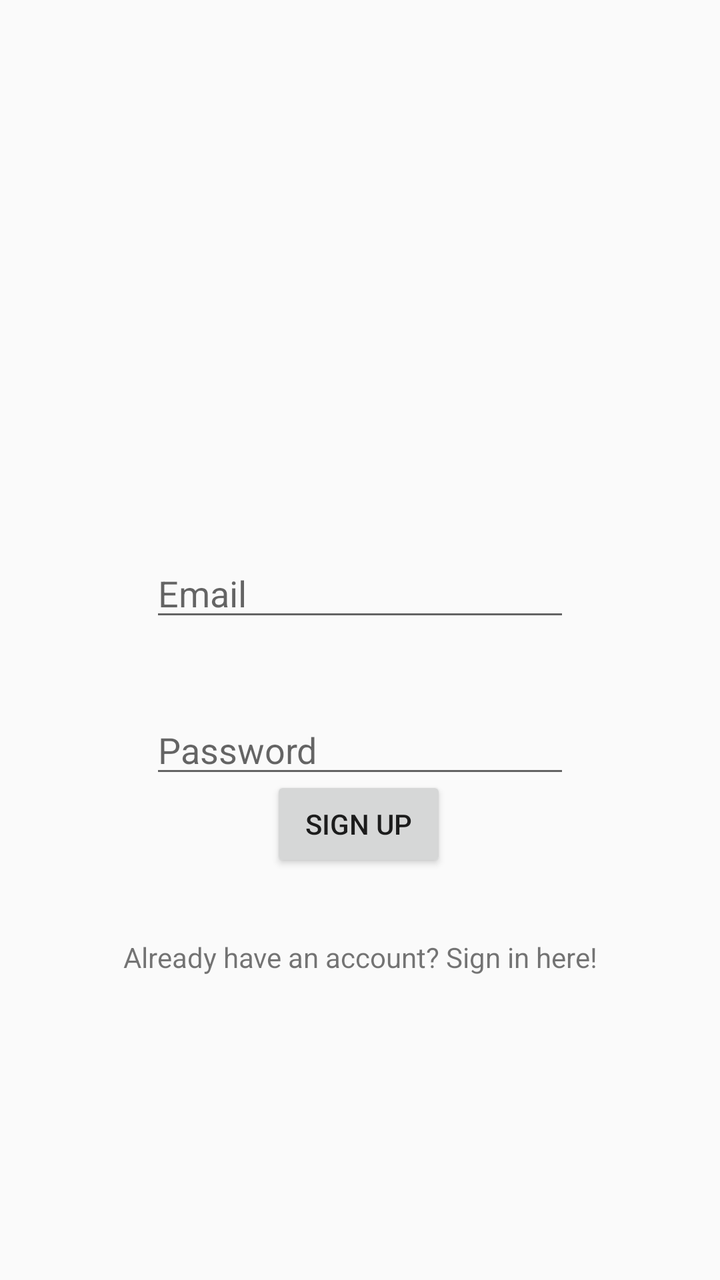
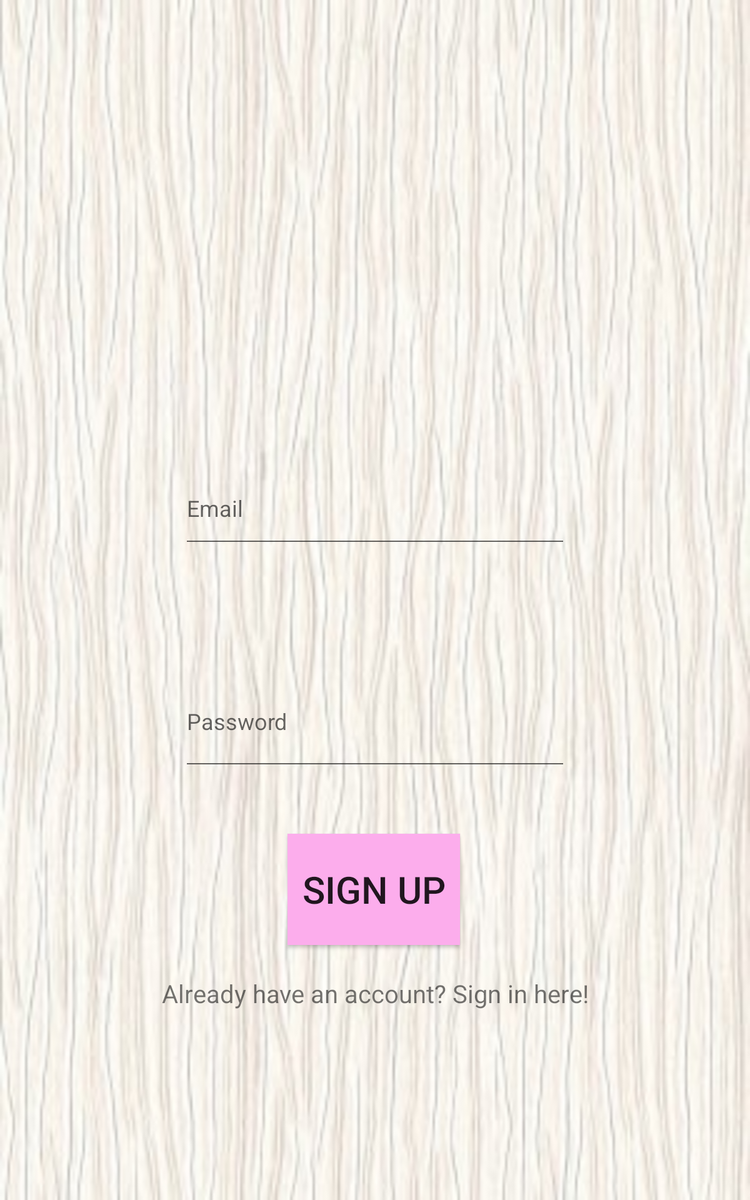

An Android layout and its configuration variant, each rendered on a device that would load it. The default file and the variant file are quoted in full after the pictures.
<!-- AndroidManifest.xml: application theme AppTheme -->
<!-- res/layout/activity_main.xml -->
<?xml version="1.0" encoding="utf-8"?>
<androidx.constraintlayout.widget.ConstraintLayout xmlns:android="http://schemas.android.com/apk/res/android"
    xmlns:app="http://schemas.android.com/apk/res-auto"
    xmlns:tools="http://schemas.android.com/tools"
    android:layout_width="match_parent"
    android:layout_height="match_parent"
    tools:context=".MainActivity">

    <EditText
        android:id="@+id/registerEmail"
        android:layout_width="wrap_content"
        android:layout_height="wrap_content"
        android:layout_marginTop="316dp"
        android:layout_marginBottom="37dp"
        android:ems="10"
        android:hint="@string/email"
        android:inputType="textEmailAddress"
        app:layout_constraintBottom_toTopOf="@+id/registerPassword"
        app:layout_constraintEnd_toEndOf="parent"
        app:layout_constraintStart_toStartOf="parent"
        app:layout_constraintTop_toTopOf="parent" />

    <EditText
        android:id="@+id/registerPassword"
        android:layout_width="wrap_content"
        android:layout_height="wrap_content"
        android:layout_marginBottom="288dp"
        android:ems="10"
        android:hint="@string/password"
        android:inputType="textPassword"
        app:layout_constraintBottom_toBottomOf="parent"
        app:layout_constraintEnd_toEndOf="parent"
        app:layout_constraintStart_toStartOf="parent"

        app:layout_constraintTop_toBottomOf="@+id/registerEmail"
        app:layout_constraintVertical_bias="1.0" />

    <Button
        android:id="@+id/buttonSignUp"
        android:layout_width="wrap_content"
        android:layout_height="wrap_content"
        android:layout_marginBottom="204dp"
        android:text="@string/sign_up"
        app:layout_constraintBottom_toBottomOf="parent"
        app:layout_constraintEnd_toEndOf="parent"
        app:layout_constraintHorizontal_bias="0.498"
        app:layout_constraintStart_toStartOf="parent"
        app:layout_constraintTop_toBottomOf="@+id/registerPassword"
        app:layout_constraintVertical_bias="1.0" />

    <TextView
        android:id="@+id/linkToSignIn"
        android:layout_width="wrap_content"
        android:layout_height="wrap_content"
        android:layout_marginBottom="152dp"
        android:text="@string/already_have_an_account_sign_in_here"
        app:layout_constraintBottom_toBottomOf="parent"
        app:layout_constraintEnd_toEndOf="parent"
        app:layout_constraintStart_toStartOf="parent"
        app:layout_constraintTop_toBottomOf="@+id/buttonSignUp"
        app:layout_constraintVertical_bias="1.0" />
</androidx.constraintlayout.widget.ConstraintLayout>
<!-- resources referenced by this layout -->
<resources>
  <string name="already_have_an_account_sign_in_here">Already have an account? Sign in here!</string>
  <string name="email">Email</string>
  <string name="password">Password</string>
  <string name="sign_up">Sign Up</string>
  <style name="AppTheme" parent="Theme.AppCompat.Light.DarkActionBar">
          
          <item name="colorPrimary">@color/colorPrimaryPink</item>
          <item name="colorPrimaryDark">@color/colorPrimaryDark</item>
          <item name="colorAccent">@color/colorAccent</item>
      </style>
  <color name="colorPrimaryPink">#e8cad5</color>
  <color name="colorPrimaryDark">#d6a7a7</color>
  <color name="colorAccent">#ff6188</color>
</resources>
<!-- res/layout-sw600dp/activity_main.xml (the repository's variant of the layout above) -->
<!-- drawn on a 7-inch tablet held upright -->
<?xml version="1.0" encoding="utf-8"?>
<androidx.constraintlayout.widget.ConstraintLayout xmlns:android="http://schemas.android.com/apk/res/android"
    xmlns:app="http://schemas.android.com/apk/res-auto"
    xmlns:tools="http://schemas.android.com/tools"
    android:layout_width="match_parent"
    android:layout_height="match_parent"
    android:background="@drawable/login_wallpaper"
    tools:context=".MainActivity">

    <EditText
        android:id="@+id/registerEmail"
        android:layout_width="309dp"
        android:layout_height="73dp"
        android:layout_marginTop="316dp"
        android:layout_marginBottom="37dp"
        android:ems="10"
        android:hint="@string/email"
        android:inputType="textEmailAddress"
        app:layout_constraintBottom_toTopOf="@+id/registerPassword"
        app:layout_constraintEnd_toEndOf="parent"
        app:layout_constraintStart_toStartOf="parent"
        app:layout_constraintTop_toTopOf="parent" />

    <EditText
        android:id="@+id/registerPassword"
        android:layout_width="309dp"
        android:layout_height="88dp"
        android:layout_marginBottom="288dp"
        android:ems="10"
        android:hint="@string/password"
        android:inputType="textPassword"
        app:layout_constraintBottom_toBottomOf="parent"
        app:layout_constraintEnd_toEndOf="parent"
        app:layout_constraintStart_toStartOf="parent"

        app:layout_constraintTop_toBottomOf="@+id/registerEmail"
        app:layout_constraintVertical_bias="1.0" />

    <Button
        android:id="@+id/buttonSignUp"
        android:layout_width="138dp"
        android:layout_height="89dp"
        android:layout_marginBottom="204dp"
        android:background="@color/mediumPink"
        android:text="@string/sign_up"
        android:textSize="30sp"
        app:layout_constraintBottom_toBottomOf="parent"
        app:layout_constraintEnd_toEndOf="parent"
        app:layout_constraintHorizontal_bias="0.498"
        app:layout_constraintStart_toStartOf="parent"
        app:layout_constraintTop_toBottomOf="@+id/registerPassword"
        app:layout_constraintVertical_bias="1.0" />

    <TextView
        android:id="@+id/linkToSignIn"
        android:layout_width="wrap_content"
        android:layout_height="wrap_content"
        android:layout_marginBottom="152dp"
        android:text="@string/already_have_an_account_sign_in_here"
        android:textSize="20sp"
        app:layout_constraintBottom_toBottomOf="parent"
        app:layout_constraintEnd_toEndOf="parent"
        app:layout_constraintStart_toStartOf="parent"
        app:layout_constraintTop_toBottomOf="@+id/buttonSignUp"
        app:layout_constraintVertical_bias="1.0" />

    <ImageView
        android:id="@+id/imageView2"
        android:layout_width="0dp"
        android:layout_height="275dp"
        app:layout_constraintBottom_toTopOf="@+id/registerEmail"
        app:layout_constraintEnd_toEndOf="parent"
        app:layout_constraintStart_toStartOf="parent"
        app:layout_constraintTop_toTopOf="parent"
        app:layout_constraintVertical_bias="0.648"
        app:srcCompat="@drawable/cat_register" />
</androidx.constraintlayout.widget.ConstraintLayout>
<!-- resources referenced by the variant -->
<!-- as a 7-inch tablet held upright resolves them -->
<resources>
  <color name="mediumPink">#FCADEC</color>
  <!-- drawable login_wallpaper: jpg bitmap (drawable, 25238 bytes) -->
  <string name="already_have_an_account_sign_in_here">Already have an account? Sign in here!</string>
  <string name="email">Email</string>
  <string name="password">Password</string>
  <string name="sign_up">Sign Up</string>
  <style name="AppTheme" parent="Theme.AppCompat.Light.DarkActionBar">
          
          <item name="colorPrimary">@color/colorPrimaryPink</item>
          <item name="colorPrimaryDark">@color/colorPrimaryDark</item>
          <item name="colorAccent">@color/colorAccent</item>
      </style>
  <color name="colorPrimaryPink">#e8cad5</color>
  <color name="colorPrimaryDark">#d6a7a7</color>
  <color name="colorAccent">#ff6188</color>
</resources>
